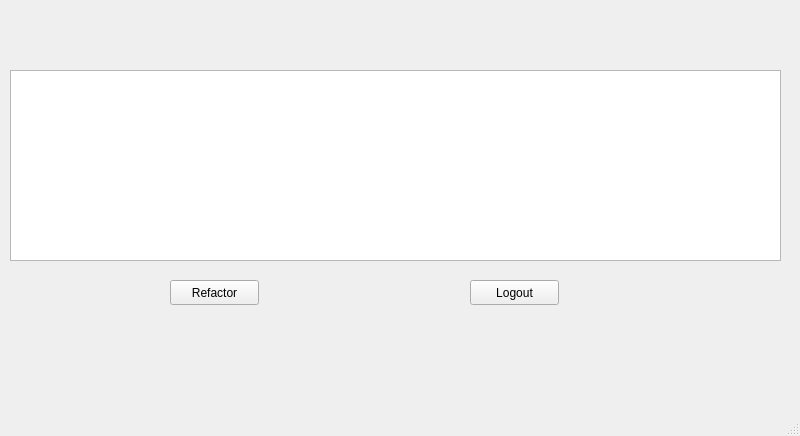
<?xml version="1.0" encoding="UTF-8"?>
<ui version="4.0">
 <class>MainWindow</class>
 <widget class="QMainWindow" name="MainWindow">
  <property name="geometry">
   <rect>
    <x>0</x>
    <y>0</y>
    <width>800</width>
    <height>436</height>
   </rect>
  </property>
  <property name="windowTitle">
   <string>MainWindow</string>
  </property>
  <widget class="QWidget" name="centralwidget">
   <widget class="QTableView" name="usersTable">
    <property name="geometry">
     <rect>
      <x>10</x>
      <y>70</y>
      <width>771</width>
      <height>191</height>
     </rect>
    </property>
   </widget>
   <widget class="QPushButton" name="refactorButton">
    <property name="geometry">
     <rect>
      <x>170</x>
      <y>280</y>
      <width>89</width>
      <height>25</height>
     </rect>
    </property>
    <property name="text">
     <string>Refactor</string>
    </property>
   </widget>
   <widget class="QPushButton" name="logOut">
    <property name="geometry">
     <rect>
      <x>470</x>
      <y>280</y>
      <width>89</width>
      <height>25</height>
     </rect>
    </property>
    <property name="text">
     <string>Logout</string>
    </property>
   </widget>
  </widget>
  <widget class="QMenuBar" name="menubar">
   <property name="geometry">
    <rect>
     <x>0</x>
     <y>0</y>
     <width>800</width>
     <height>22</height>
    </rect>
   </property>
  </widget>
  <widget class="QStatusBar" name="statusbar"/>
 </widget>
 <resources/>
 <connections/>
</ui>
